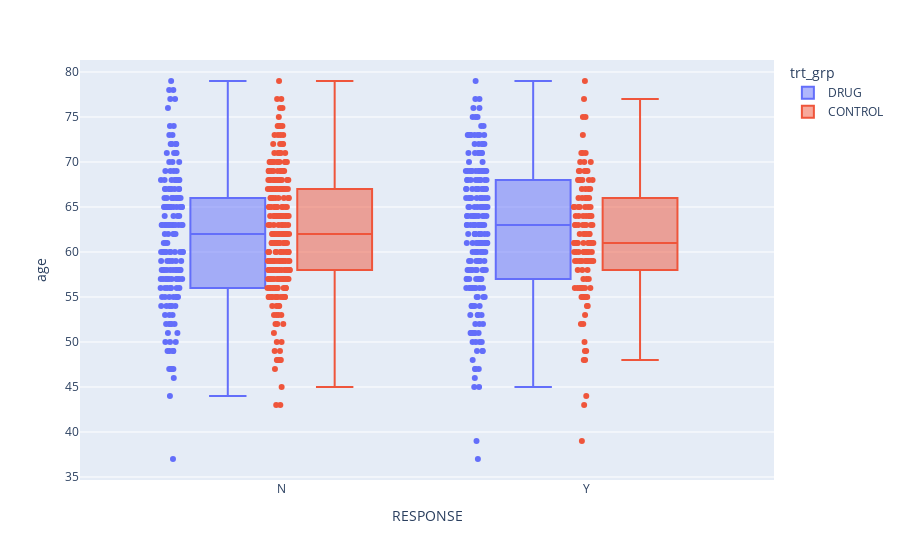

Notebook source saved alongside this figure:
### Code cell
px.box(df_merged, y="age", x="RESPONSE", color="trt_grp", points="all")

### Figure 1 — Plotly figure (JSON) as saved in the notebook; plotly's stock layout.template omitted (floating-point values rounded to 4 significant figures; data arrays with more than 128 entries replaced by an {"elided": "..."} marker saying what was removed)
{"data": [{"alignmentgroup": "True", "boxpoints": "all", "hovertemplate": "trt_grp=DRUG<br>RESPONSE=%{x}<br>age=%{y}<extra></extra>", "legendgroup": "DRUG", "marker": {"color": "#636efa"}, "name": "DRUG", "notched": false, "offsetgroup": "DRUG", "orientation": "v", "showlegend": true, "type": "box", "x": {"elided": "383 str values"}, "x0": " ", "xaxis": "x", "y": {"elided": "383 int values"}, "y0": " ", "yaxis": "y"}, {"alignmentgroup": "True", "boxpoints": "all", "hovertemplate": "trt_grp=CONTROL<br>RESPONSE=%{x}<br>age=%{y}<extra></extra>", "legendgroup": "CONTROL", "marker": {"color": "#EF553B"}, "name": "CONTROL", "notched": false, "offsetgroup": "CONTROL", "orientation": "v", "showlegend": true, "type": "box", "x": {"elided": "385 str values"}, "x0": " ", "xaxis": "x", "y": {"elided": "385 int values"}, "y0": " ", "yaxis": "y"}], "layout": {"boxmode": "group", "legend": {"title": {"text": "trt_grp"}, "tracegroupgap": 0}, "margin": {"t": 60}, "xaxis": {"anchor": "y", "domain": [0, 1], "title": {"text": "RESPONSE"}}, "yaxis": {"anchor": "x", "domain": [0, 1], "title": {"text": "age"}}}}
